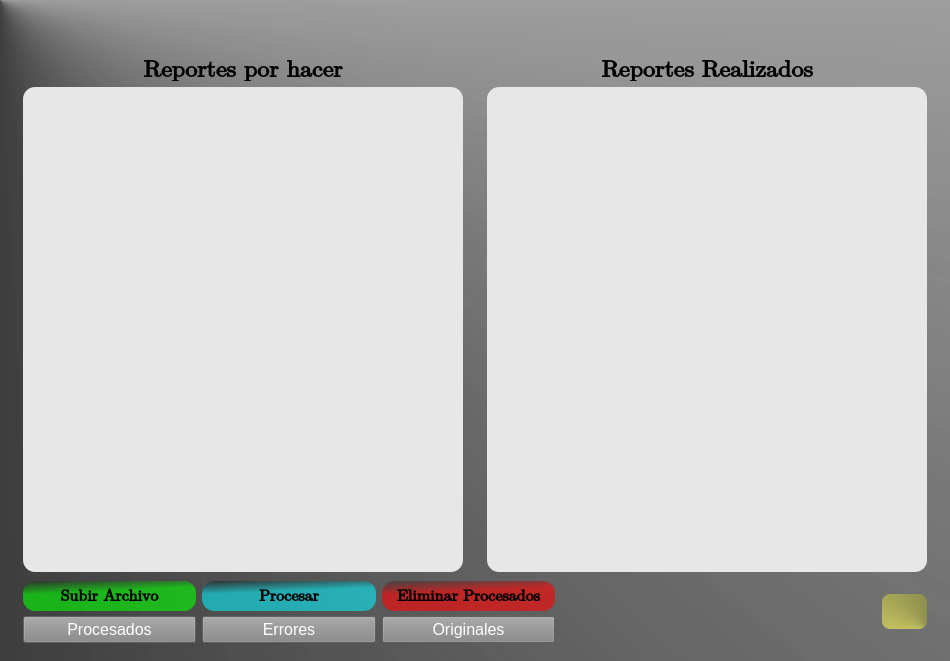
<?xml version="1.0" encoding="UTF-8"?>
<ui version="4.0">
 <class>ContenedorGeneralKWESTE</class>
 <widget class="QDialog" name="ContenedorGeneralKWESTE">
  <property name="geometry">
   <rect>
    <x>0</x>
    <y>0</y>
    <width>950</width>
    <height>661</height>
   </rect>
  </property>
  <property name="minimumSize">
   <size>
    <width>950</width>
    <height>650</height>
   </size>
  </property>
  <property name="maximumSize">
   <size>
    <width>950</width>
    <height>661</height>
   </size>
  </property>
  <property name="windowTitle">
   <string>KENWORTH DEL ESTE</string>
  </property>
  <property name="styleSheet">
   <string notr="true">#ContenedorGeneralKWESTE{
background-color: qconicalgradient(cx:0, cy:0, angle:114.5, stop:0.352273 rgba(0, 0, 0, 171), stop:1 rgba(255, 255, 255, 255));
}
#l_logoKWESTE{

}
#btnMinimizar{
border:none;
background: transparent;
}
#btnCerrar{
border:none;
background: transparent;
}
#table_porRealizarKWESTE{
background-color: rgb(231, 231, 231);
border-radius:12px;
}
#table_realizadoKWESTE{
background-color: rgb(231, 231, 231);
border-radius:12px;
}
#btnSubir{
background-color: qlineargradient(spread:pad, x1:0.113227, y1:0.426, x2:0, y2:0, stop:0 rgba(0, 255, 0, 153), stop:1 rgba(0, 0, 0, 63));
border-radius:12px;
}
#btnSubir::Hover{
background-color: rgb(46, 212, 60);
}
#btnEliminar{
background-color: qlineargradient(spread:pad, x1:0.113227, y1:0.426, x2:0, y2:0, stop:0 rgba(255, 0, 0, 153), stop:1 rgba(0, 0, 0, 63));
border-radius:12px;
}
#btnEliminar::Hover{
background-color: rgb(193, 15, 15);
}
#btnProcesar{
background-color: qlineargradient(spread:pad, x1:0.17, y1:0.7385, x2:0, y2:0, stop:0.431818 rgba(0, 245, 255, 142), stop:1 rgba(0, 0, 0, 97));
border-radius:12px;
}
#btnProcesar::Hover{
background-color: rgb(79, 188, 204);
}
#btnAyuda{
background-color: qconicalgradient(cx:1, cy:1, angle:286.1, stop:0 rgba(0, 0, 0, 153), stop:1 rgba(255, 255, 118, 255));
border-radius:8px;
}</string>
  </property>
  <layout class="QGridLayout" name="gridLayout">
   <property name="sizeConstraint">
    <enum>QLayout::SetMaximumSize</enum>
   </property>
   <property name="leftMargin">
    <number>5</number>
   </property>
   <property name="topMargin">
    <number>0</number>
   </property>
   <property name="rightMargin">
    <number>5</number>
   </property>
   <property name="bottomMargin">
    <number>0</number>
   </property>
   <property name="spacing">
    <number>0</number>
   </property>
   <item row="0" column="1">
    <spacer name="horizontalSpacer">
     <property name="orientation">
      <enum>Qt::Horizontal</enum>
     </property>
     <property name="sizeHint" stdset="0">
      <size>
       <width>40</width>
       <height>20</height>
      </size>
     </property>
    </spacer>
   </item>
   <item row="1" column="0" colspan="3">
    <widget class="QWidget" name="widget_2" native="true">
     <property name="minimumSize">
      <size>
       <width>0</width>
       <height>550</height>
      </size>
     </property>
     <property name="maximumSize">
      <size>
       <width>16777215</width>
       <height>550</height>
      </size>
     </property>
     <layout class="QHBoxLayout" name="horizontalLayout_2">
      <item>
       <widget class="QWidget" name="widget_4" native="true">
        <layout class="QVBoxLayout" name="verticalLayout">
         <item>
          <widget class="QLabel" name="l_titulo_reportes_cola">
           <property name="minimumSize">
            <size>
             <width>0</width>
             <height>23</height>
            </size>
           </property>
           <property name="maximumSize">
            <size>
             <width>16777215</width>
             <height>23</height>
            </size>
           </property>
           <property name="font">
            <font>
             <family>Cambria Math</family>
             <pointsize>18</pointsize>
             <weight>75</weight>
             <bold>true</bold>
            </font>
           </property>
           <property name="text">
            <string>Reportes por hacer</string>
           </property>
           <property name="scaledContents">
            <bool>true</bool>
           </property>
           <property name="alignment">
            <set>Qt::AlignCenter</set>
           </property>
          </widget>
         </item>
         <item>
          <widget class="QTableWidget" name="table_porRealizarKWESTE"/>
         </item>
        </layout>
       </widget>
      </item>
      <item>
       <widget class="QWidget" name="widget_5" native="true">
        <layout class="QVBoxLayout" name="verticalLayout_2">
         <item>
          <widget class="QLabel" name="l_titulo_reportes_realizados">
           <property name="minimumSize">
            <size>
             <width>0</width>
             <height>23</height>
            </size>
           </property>
           <property name="maximumSize">
            <size>
             <width>16777215</width>
             <height>23</height>
            </size>
           </property>
           <property name="font">
            <font>
             <family>Cambria Math</family>
             <pointsize>18</pointsize>
             <weight>75</weight>
             <bold>true</bold>
            </font>
           </property>
           <property name="text">
            <string>Reportes Realizados</string>
           </property>
           <property name="alignment">
            <set>Qt::AlignCenter</set>
           </property>
          </widget>
         </item>
         <item>
          <widget class="QTableWidget" name="table_realizadoKWESTE"/>
         </item>
        </layout>
       </widget>
      </item>
     </layout>
    </widget>
   </item>
   <item row="0" column="0">
    <widget class="QLabel" name="l_logoKWESTE">
     <property name="minimumSize">
      <size>
       <width>200</width>
       <height>40</height>
      </size>
     </property>
     <property name="maximumSize">
      <size>
       <width>200</width>
       <height>40</height>
      </size>
     </property>
     <property name="text">
      <string/>
     </property>
     <property name="pixmap">
      <pixmap>Source/LOGO_KWE.png</pixmap>
     </property>
     <property name="scaledContents">
      <bool>true</bool>
     </property>
    </widget>
   </item>
   <item row="0" column="2">
    <widget class="QWidget" name="widget" native="true">
     <layout class="QHBoxLayout" name="horizontalLayout">
      <property name="spacing">
       <number>0</number>
      </property>
      <property name="leftMargin">
       <number>0</number>
      </property>
      <property name="topMargin">
       <number>0</number>
      </property>
      <property name="rightMargin">
       <number>0</number>
      </property>
      <property name="bottomMargin">
       <number>0</number>
      </property>
      <item>
       <widget class="QPushButton" name="btnMinimizar">
        <property name="cursor">
         <cursorShape>PointingHandCursor</cursorShape>
        </property>
        <property name="toolTip">
         <string>Minimizar</string>
        </property>
        <property name="text">
         <string/>
        </property>
        <property name="icon">
         <iconset>
          <normaloff>../../../../Documents/Business_Intelligence/Proyecto_BusinessIntelligence/App/Front/Source/Icon_Minimize.png</normaloff>../../../../Documents/Business_Intelligence/Proyecto_BusinessIntelligence/App/Front/Source/Icon_Minimize.png</iconset>
        </property>
        <property name="iconSize">
         <size>
          <width>30</width>
          <height>30</height>
         </size>
        </property>
       </widget>
      </item>
      <item>
       <widget class="QPushButton" name="btnCerrar">
        <property name="cursor">
         <cursorShape>PointingHandCursor</cursorShape>
        </property>
        <property name="toolTip">
         <string>Cerrar</string>
        </property>
        <property name="text">
         <string/>
        </property>
        <property name="icon">
         <iconset>
          <normaloff>../../../../Documents/Business_Intelligence/Proyecto_BusinessIntelligence/App/Front/Source/Icon_Close.png</normaloff>../../../../Documents/Business_Intelligence/Proyecto_BusinessIntelligence/App/Front/Source/Icon_Close.png</iconset>
        </property>
        <property name="iconSize">
         <size>
          <width>30</width>
          <height>30</height>
         </size>
        </property>
       </widget>
      </item>
     </layout>
    </widget>
   </item>
   <item row="2" column="0" colspan="3">
    <widget class="QWidget" name="widget_3" native="true">
     <layout class="QHBoxLayout" name="horizontalLayout_5">
      <item>
       <widget class="QWidget" name="widget_6" native="true">
        <property name="minimumSize">
         <size>
          <width>550</width>
          <height>80</height>
         </size>
        </property>
        <property name="maximumSize">
         <size>
          <width>550</width>
          <height>80</height>
         </size>
        </property>
        <layout class="QVBoxLayout" name="verticalLayout_3">
         <item>
          <layout class="QHBoxLayout" name="horizontalLayout_6">
           <item>
            <widget class="QPushButton" name="btnSubir">
             <property name="minimumSize">
              <size>
               <width>0</width>
               <height>30</height>
              </size>
             </property>
             <property name="maximumSize">
              <size>
               <width>16777215</width>
               <height>30</height>
              </size>
             </property>
             <property name="font">
              <font>
               <family>Cambria Math</family>
               <pointsize>12</pointsize>
               <weight>75</weight>
               <bold>true</bold>
              </font>
             </property>
             <property name="cursor">
              <cursorShape>PointingHandCursor</cursorShape>
             </property>
             <property name="toolTip">
              <string>Seleccionar los archivos que se quieren procesar</string>
             </property>
             <property name="text">
              <string>Subir Archivo</string>
             </property>
            </widget>
           </item>
           <item>
            <widget class="QPushButton" name="btnProcesar">
             <property name="minimumSize">
              <size>
               <width>0</width>
               <height>30</height>
              </size>
             </property>
             <property name="maximumSize">
              <size>
               <width>16777215</width>
               <height>30</height>
              </size>
             </property>
             <property name="font">
              <font>
               <family>Cambria Math</family>
               <pointsize>12</pointsize>
               <weight>75</weight>
               <bold>true</bold>
              </font>
             </property>
             <property name="cursor">
              <cursorShape>PointingHandCursor</cursorShape>
             </property>
             <property name="toolTip">
              <string>Procesar</string>
             </property>
             <property name="text">
              <string>Procesar</string>
             </property>
            </widget>
           </item>
           <item>
            <widget class="QPushButton" name="btnEliminar">
             <property name="minimumSize">
              <size>
               <width>0</width>
               <height>30</height>
              </size>
             </property>
             <property name="maximumSize">
              <size>
               <width>16777215</width>
               <height>30</height>
              </size>
             </property>
             <property name="font">
              <font>
               <family>Cambria Math</family>
               <pointsize>12</pointsize>
               <weight>75</weight>
               <bold>true</bold>
              </font>
             </property>
             <property name="cursor">
              <cursorShape>PointingHandCursor</cursorShape>
             </property>
             <property name="toolTip">
              <string>Eliminar todos los reportes que se han realizado.</string>
             </property>
             <property name="text">
              <string>Eliminar Procesados</string>
             </property>
            </widget>
           </item>
          </layout>
         </item>
         <item>
          <layout class="QHBoxLayout" name="horizontalLayout_7">
           <item>
            <widget class="QPushButton" name="btn_Procesados">
             <property name="font">
              <font>
               <family>Arial</family>
               <pointsize>12</pointsize>
              </font>
             </property>
             <property name="cursor">
              <cursorShape>PointingHandCursor</cursorShape>
             </property>
             <property name="styleSheet">
              <string notr="true">#btn_Procesados{
background-color: rgb(132, 132, 132);
	color: rgb(255, 255, 255);
}
#btn_Procesados::hover{
background-color: rgb(218, 218, 218);
	color: rgb(0, 0, 0);
}</string>
             </property>
             <property name="text">
              <string>Procesados</string>
             </property>
            </widget>
           </item>
           <item>
            <widget class="QPushButton" name="btn_Errores">
             <property name="font">
              <font>
               <family>Arial</family>
               <pointsize>12</pointsize>
              </font>
             </property>
             <property name="cursor">
              <cursorShape>PointingHandCursor</cursorShape>
             </property>
             <property name="styleSheet">
              <string notr="true">#btn_Errores{
background-color: rgb(132, 132, 132);
	color: rgb(255, 255, 255);
}
#btn_Errores::hover{
background-color: rgb(218, 218, 218);
	color: rgb(0, 0, 0);
}</string>
             </property>
             <property name="text">
              <string>Errores</string>
             </property>
            </widget>
           </item>
           <item>
            <widget class="QPushButton" name="btn_Originales">
             <property name="font">
              <font>
               <family>Arial</family>
               <pointsize>12</pointsize>
              </font>
             </property>
             <property name="cursor">
              <cursorShape>PointingHandCursor</cursorShape>
             </property>
             <property name="styleSheet">
              <string notr="true">#btn_Originales{
background-color: rgb(132, 132, 132);
	color: rgb(255, 255, 255);
}
#btn_Originales::hover{
background-color: rgb(218, 218, 218);
	color: rgb(0, 0, 0);
}</string>
             </property>
             <property name="text">
              <string>Originales</string>
             </property>
            </widget>
           </item>
          </layout>
         </item>
        </layout>
       </widget>
      </item>
      <item>
       <widget class="QWidget" name="widget_7" native="true">
        <layout class="QHBoxLayout" name="horizontalLayout_4">
         <item>
          <widget class="QLabel" name="label_textoProgreso">
           <property name="enabled">
            <bool>false</bool>
           </property>
           <property name="font">
            <font>
             <family>Arial</family>
             <pointsize>14</pointsize>
             <weight>75</weight>
             <bold>true</bold>
            </font>
           </property>
           <property name="text">
            <string/>
           </property>
           <property name="alignment">
            <set>Qt::AlignCenter</set>
           </property>
          </widget>
         </item>
         <item>
          <widget class="QPushButton" name="btnAyuda">
           <property name="minimumSize">
            <size>
             <width>45</width>
             <height>35</height>
            </size>
           </property>
           <property name="maximumSize">
            <size>
             <width>45</width>
             <height>35</height>
            </size>
           </property>
           <property name="cursor">
            <cursorShape>PointingHandCursor</cursorShape>
           </property>
           <property name="toolTip">
            <string>Ayuda</string>
           </property>
           <property name="toolTipDuration">
            <number>-1</number>
           </property>
           <property name="statusTip">
            <string/>
           </property>
           <property name="text">
            <string/>
           </property>
           <property name="icon">
            <iconset>
             <normaloff>Source/Icon_Help.png</normaloff>Source/Icon_Help.png</iconset>
           </property>
           <property name="iconSize">
            <size>
             <width>30</width>
             <height>30</height>
            </size>
           </property>
          </widget>
         </item>
        </layout>
       </widget>
      </item>
     </layout>
    </widget>
   </item>
  </layout>
 </widget>
 <resources/>
 <connections/>
</ui>
